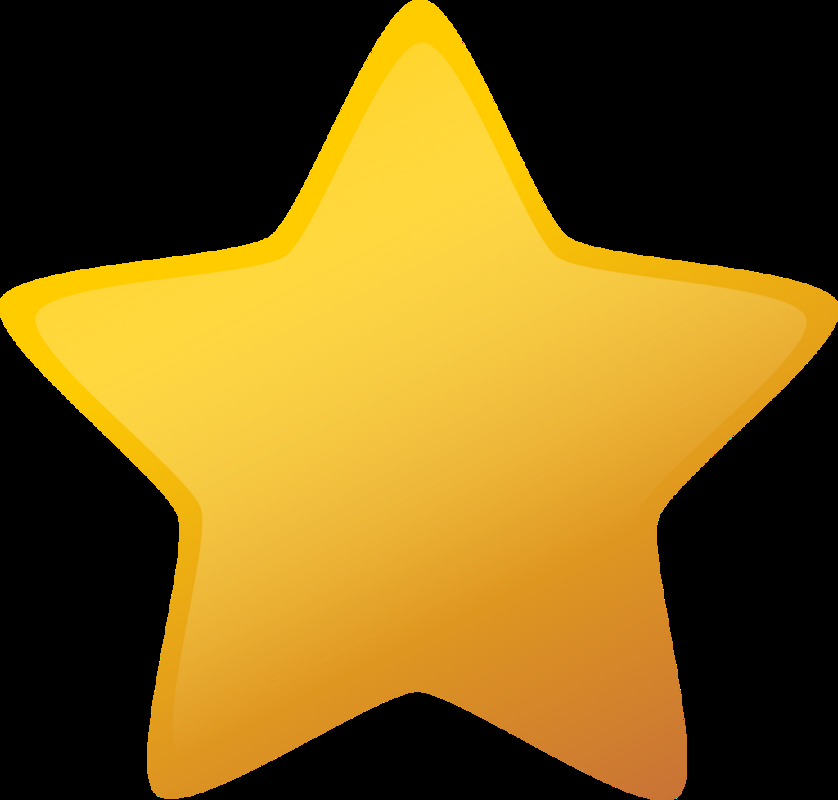
#> input picture images/star.png, 838 x 800 px
$ python code.py
#> lines starting #> are read from the running program, lines starting #| are printed output that depends on the picture; after the words box and inside, x2 and y2 are one past the last pixel; in counts of white or black regions, pixels touching at a corner belong together
import cv2
import numpy as np

f1 = open('points1x.txt','w')
f1.close()

f2 = open('points1y.txt','w')
f2.close()

f3 = open('points2x.txt','w')
f3.close()

f4 = open('points2y.txt','w')
f4.close()


# [62 lines left out: functions edge_detect, mousePoints, mousePoints2, not called in this run]

xc = list()
yc = list()
x2c = []
y2c = []

image = cv2.imread('images/star.png')
#> image is the input picture: shape (800, 838, 3); mean B, G, R 24.8, 94, 122.5
image = cv2.resize(image,None,fx=0.8,fy = 0.8)
#> image: shape (640, 670, 3)

gray = cv2.cvtColor(image,cv2.COLOR_BGR2GRAY)
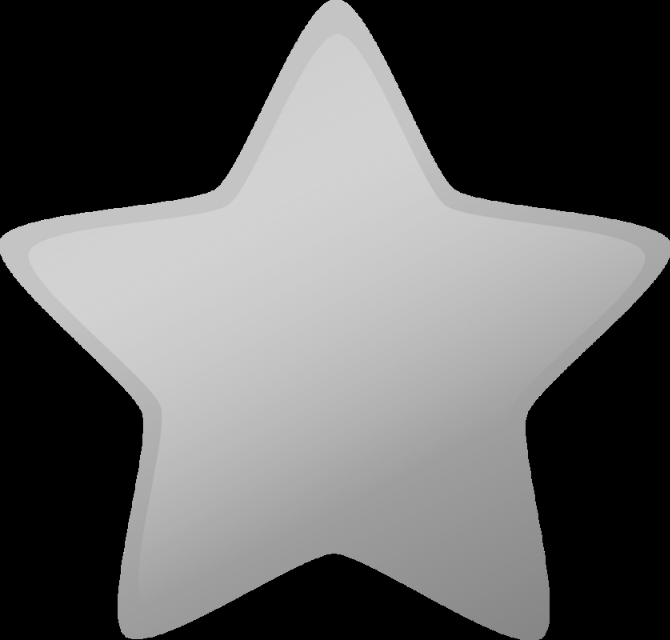
#> gray: shape (640, 670); min 0, max 219, mean 94.7

_, binary = cv2.threshold(gray,0,255,cv2.THRESH_BINARY + cv2.THRESH_OTSU)
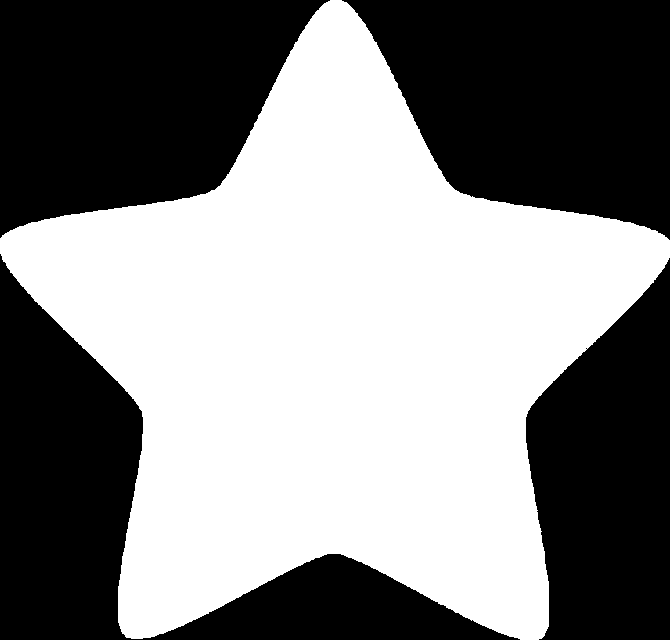
#> binary: shape (640, 670); 51.4% white; 4 black regions

contours, hierarchy = cv2.findContours(binary, mode = cv2.RETR_LIST, method = cv2.CHAIN_APPROX_SIMPLE)
#> contours = 2 contours, 1 with area under 20; largest, box (x1, y1, x2, y2) and area: (0, 0, 670, 640) 219280

im_copy = image.copy()
im_copy = cv2.drawContours(im_copy,contours,-1,(0,255,0),thickness=2)
#> im_copy: shape (640, 670, 3); mean B, G, R 24.6, 96.7, 119.8

# cv2.imshow("Grayscale",gray)
# cv2.imshow("Drawn",im_copy)
# cv2.imshow("Original",image)
cv2.imshow("Binary",binary)
# cv2.imwrite("/home/aayush/Downloads/Opencv-P/images/fig1.png",binary)

#print (contours)

# edge_detect(binary)

image2 = cv2.imread('images/circle.png')
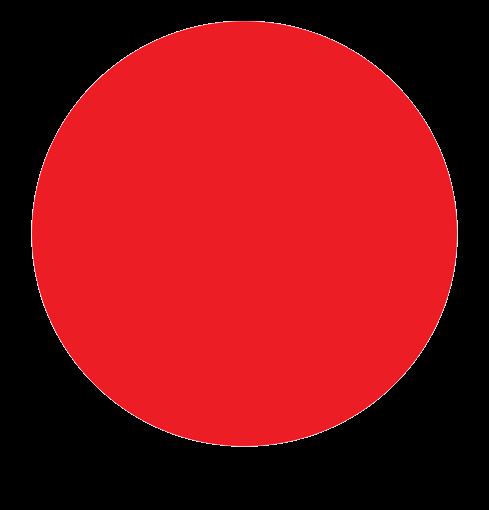
#> input picture images/circle.png, 489 x 510 px
#> image2 is the input picture: shape (510, 489, 3); mean B, G, R 22.1, 17.5, 135.9
image2 = cv2.resize(image2,None,fx=0.8,fy = 0.8)
#> image2: shape (408, 391, 3)

gray2 = cv2.cvtColor(image2,cv2.COLOR_BGR2GRAY)
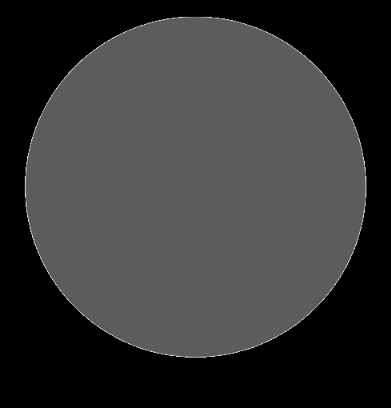
#> gray2: shape (408, 391); min 0, max 228, mean 53.4

_, binary2 = cv2.threshold(gray2,0,255,cv2.THRESH_BINARY + cv2.THRESH_OTSU)
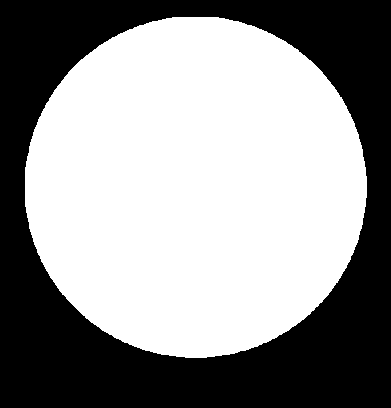
#> binary2: shape (408, 391); 57.5% white; 1 black region

contours2, hierarchy2 = cv2.findContours(binary2, mode = cv2.RETR_LIST, method = cv2.CHAIN_APPROX_SIMPLE)
#> contours2 = 1 contour; box (x1, y1, x2, y2) and area: (25, 17, 367, 358) 91284


# cv2.imshow("Grayscale",gray)
# cv2.imshow("Drawn",im_copy)
# cv2.imshow("Original",image)
cv2.imshow("Binary2",binary2)
# cv2.imwrite("/home/aayush/Downloads/Opencv-P/images/fig2.png",binary)


# edge_detect(binary2)

imw = cv2.imread('images/fig1.png')
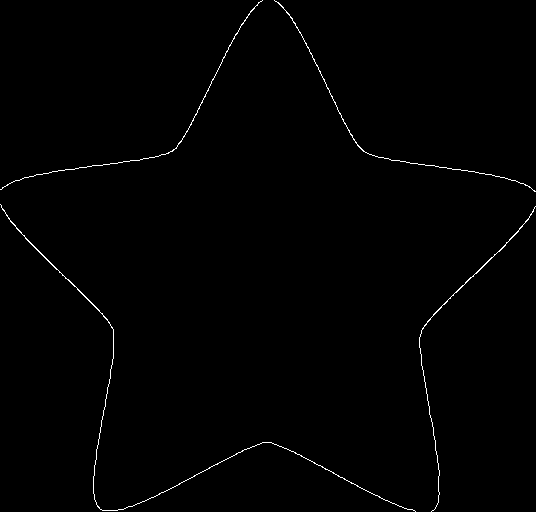
#> input picture images/fig1.png, 536 x 512 px
#> imw is the input picture: shape (512, 536, 3); 0.67% white in thin lines or dots
cv2.imshow('image',imw)
cv2.setMouseCallback("image",mousePoints)

im2 = cv2.imread('images/fig2.png')
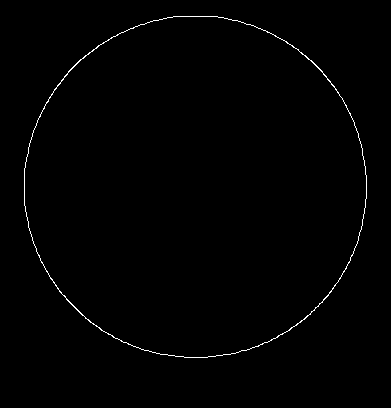
#> input picture images/fig2.png, 391 x 408 px
#> im2 is the input picture: shape (408, 391, 3); 0.71% white in thin lines or dots, all inside (x1, y1, x2, y2) = (24, 16, 367, 358)
cv2.imshow('image2',im2)
cv2.setMouseCallback("image2",mousePoints2)

# img_concat = np.concatenate((image,image2),axis = 1)
# cv2.imshow('concatenated',img_concat)

cv2.waitKey(0)
cv2.destroyAllWindows()
